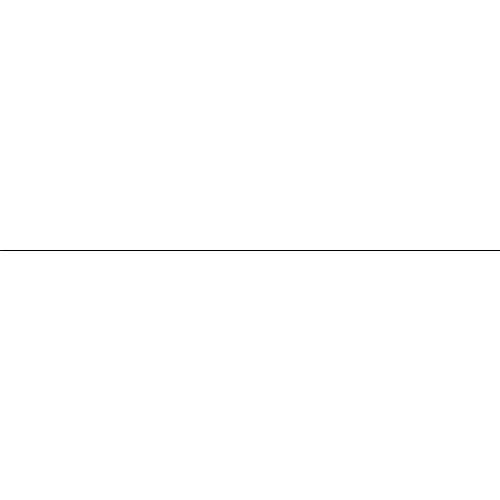
Frame 1 (no input)
Frame 60 (the mouse pressed at the canvas centre just before this capture): identical to frame 1, image omitted
Frame 120 (the mouse held since frame 60 and released just before this capture): identical to frame 1, image omitted

The Processing sketch that drew this single still picture (run headless with seeded random() and noise(); from frame 60 on, the mouse is pressed at the canvas centre):

// Processing sketch: processingEx5
// ── processingEx5.pde
void setup() {
  size(500,500);
}

void draw() {
  background(255);
  
  stroke(0);
  
  if(mouseY > height/2) {
    background(0);
    stroke(255);
  }
  line(0,height/2,width,height/2);

}
